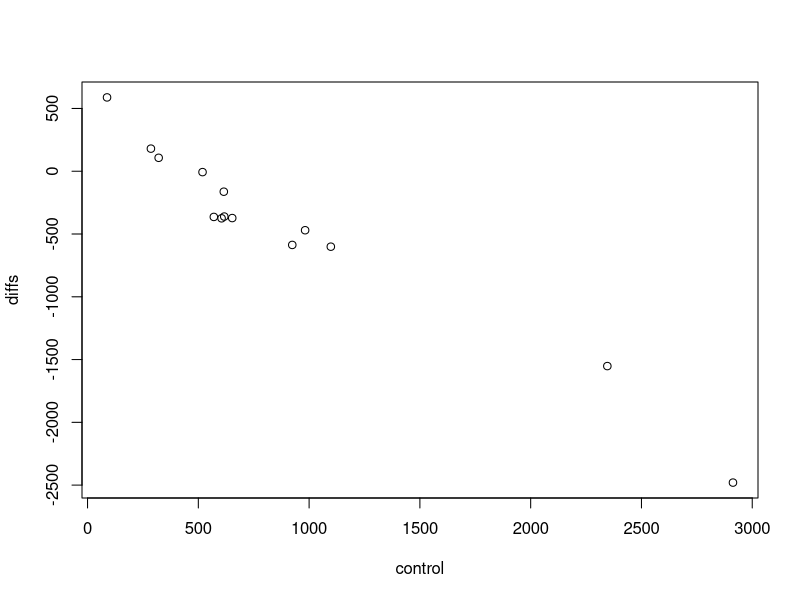

Write the R code that produced this figure.
tests <- read.table("11_39.txt", header=T)
test <- tests$Test
control <- tests$Control

# a
diffs <- test - control
plot(control, diffs)
# control is in linear relationship with diffs with negative slope

# b
mean_d <- mean(diffs)
sd_d <- sd(diffs)
n <- length(diffs)
alpha <- .05 # 95% confidence interval
s_p <- sqrt((var(test) + var(control))/2)
s_mean <- s_p*sqrt(2/n)
conf_l <- mean_d + qt(alpha/2, df=2*n - 2)*s_mean # confidence interval left bound 
conf_r <- mean_d - qt(alpha/2, df=2*n - 2)*s_mean
cat(mean_d, sd_d, conf_l, conf_r)
# mean sd conf_l conf_r
# -461.2857 757.8092 -905.2016 -17.36985

# c
median_d <- median(diffs)
conf <- sort(diffs)[qbinom(c(.025,.975), length(diffs), 0.5)] 
cat(median_d, conf)
# median conf_l con_r
# -368.5 -601 -7

# d 
# The sample sizes are fairly small (14 and 14), so in the absence of
# any prior knowledge concerning the adequacy of the assumption of a normal distribution,
# it would seem safer to use a nonparametric method
rank_t <- rank(c(test,control))[1:n]
rank_c <- rank(c(test,control))[(n+1):(2*n)]
R <- sum(rank_c)
Rp <- n*(2*n + 1) - R
Rst <- min(R, Rp)
critical = 160 # critical value for n1=n2=14 with .05 conf level
# nonparametric test rejects at the .05 significance level
#TODO perform t-test

